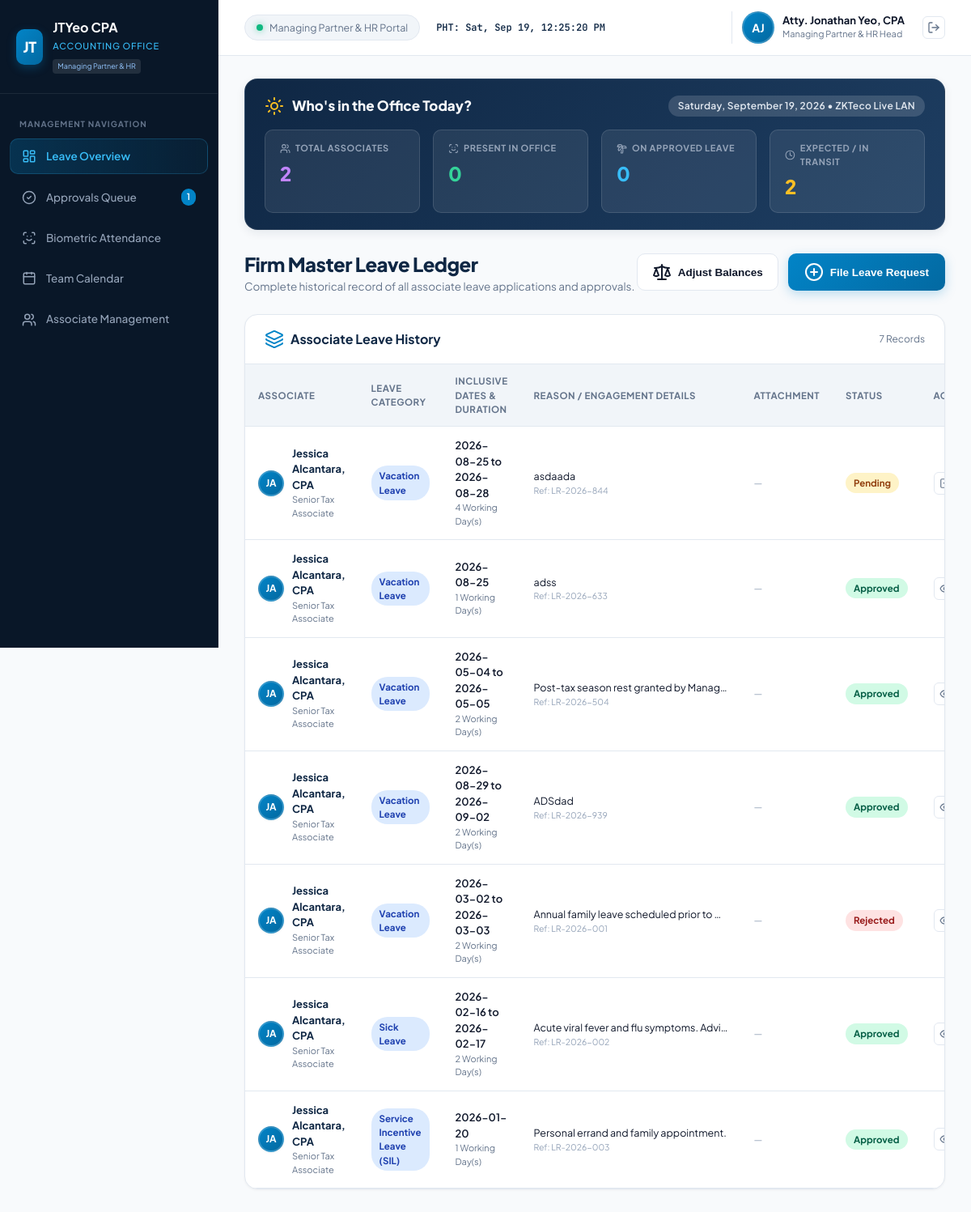
/admin_dashboard.php (signed in), run on the app's committed database.
### tables this page shows
CREATE TABLE users (
            id INTEGER PRIMARY KEY AUTOINCREMENT,
            name TEXT NOT NULL,
            email TEXT UNIQUE NOT NULL,
            password TEXT NOT NULL,
            role TEXT NOT NULL, -- 'staff', 'supervisor', 'admin'
            department TEXT NOT NULL,
            title TEXT NOT NULL,
            avatar_initials TEXT NOT NULL,
            created_at DATETIME DEFAULT CURRENT_TIMESTAMP
        , gender TEXT NOT NULL DEFAULT 'Female', biometric_pin TEXT, face_enrolled INTEGER DEFAULT 1, fingerprint_enrolled INTEGER DEFAULT 1, avatar_path TEXT);

CREATE TABLE leave_requests (
            id INTEGER PRIMARY KEY AUTOINCREMENT,
            ref_no TEXT UNIQUE NOT NULL,
            user_id INTEGER NOT NULL,
            leave_type TEXT NOT NULL, -- 'SIL', 'VL', 'SL', 'SoloParent', 'MagnaCarta', 'VAWC', 'Emergency'
            leave_type_label TEXT NOT NULL,
            start_date DATE NOT NULL,
            end_date DATE NOT NULL,
            days_count REAL NOT NULL,
            duration_mode TEXT DEFAULT 'full',
            reason TEXT NOT NULL,
            attachment_path TEXT,
            status TEXT DEFAULT 'Pending', -- 'Pending', 'Approved', 'Rejected'
            approver_name TEXT,
            rejection_reason TEXT,
            created_at DATETIME DEFAULT CURRENT_TIMESTAMP,
            decided_at DATETIME,
            FOREIGN KEY (user_id) REFERENCES users(id) ON DELETE CASCADE
        );

### auth.php (called while the page is built, shortened)
<?php
require_once __DIR__ . '/config/db.php';
function getCurrentUser() {
    global $pdo;
    $stmt = $pdo->prepare("
        SELECT u.*, b.vl_balance, b.sl_balance, b.emergency_balance, b.bereavement_balance,
               b.solo_parent_balance, b.maternity_balance, b.paternity_balance, b.special_women_balance
        FROM users u
        LEFT JOIN leave_balances b ON u.id = b.user_id
        WHERE u.id = ?
    ");
    $stmt->execute([$_SESSION['user_id']]);
    $user = $stmt->fetch();
    return $user;
}
function requireLogin() {
    $user = getCurrentUser();
    return $user;
}

### admin_dashboard.php (the view, shortened to what this page needs)
<?php
require_once __DIR__ . '/auth.php';
$user = requireLogin();
$approvalsStmt = $pdo->query("
    SELECT r.*, u.name as employee_name, u.title, u.avatar_path, u.avatar_initials, u.gender
    FROM leave_requests r
    JOIN users u ON r.user_id = u.id
    WHERE r.status = 'Pending'
    ORDER BY r.created_at ASC
");
$pendingApprovals = $approvalsStmt->fetchAll();
$pendingCount = count($pendingApprovals);
$leaveReqStmt = $pdo->query("
    SELECT r.*, u.name as employee_name, u.title, u.avatar_path, u.avatar_initials
    FROM leave_requests r
    JOIN users u ON r.user_id = u.id
    ORDER BY r.created_at DESC
");
$leaveRequests = $leaveReqStmt->fetchAll();
$today = date('Y-m-d');
$activeLeavesStmt = $pdo->prepare("
    SELECT r.*, u.name as employee_name, u.title, u.avatar_path, u.avatar_initials
    FROM leave_requests r
    JOIN users u ON r.user_id = u.id
    WHERE r.status = 'Approved' AND ? BETWEEN r.start_date AND r.end_date
    ORDER BY r.start_date ASC
");
$activeLeavesStmt->execute([$today]);
$activeLeaves = $activeLeavesStmt->fetchAll();
$allUsersStmt = $pdo->query("
    SELECT u.*,
           COALESCE(b.vl_balance, 12.0) as vl_balance,
           COALESCE(b.sl_balance, 10.0) as sl_balance,
           COALESCE(b.emergency_balance, 5.0) as emergency_balance,
           COALESCE(b.bereavement_balance, 3.0) as bereavement_balance,
           COALESCE(b.solo_parent_balance, 7.0) as solo_parent_balance,
           COALESCE(b.maternity_balance, 105.0) as maternity_balance,
           COALESCE(b.paternity_balance, 7.0) as paternity_balance,
           COALESCE(b.special_women_balance, 60.0) as special_women_balance
    FROM users u
    LEFT JOIN leave_balances b ON u.id = b.user_id
    ORDER BY u.id ASC
");
$allUsers = $allUsersStmt->fetchAll();
$todayBioStmt = $pdo->prepare("SELECT DISTINCT user_id FROM biometric_logs WHERE log_date = ? AND time_in IS NOT NULL");
$todayBioStmt->execute([$today]);
$punchedUserIds = $todayBioStmt->fetchAll(PDO::FETCH_COLUMN);
$activeLeaveUserIds = array_column($activeLeaves, 'user_id');
$presentUserIds = array_diff($punchedUserIds, $activeLeaveUserIds);
$totalStaff = count($allUsers);
$presentCount = min(count($presentUserIds), $totalStaff);
$onLeaveCount = count($activeLeaves);
$expectedCount = max(0, $totalStaff - $presentCount - $onLeaveCount);
?>
<!DOCTYPE html>
<html lang="en">
<head>
  <link rel="stylesheet" href="style.css">
  <link href="https://cdn.jsdelivr.net/npm/fullcalendar@5.11.3/main.min.css" rel="stylesheet">
</head>
<body>
  <div class="app-container">
    <aside class="sidebar no-print">
      <div class="brand-section">
        <div class="brand-logo">JT</div>
        <div class="brand-info">
          <h2>JTYeo CPA</h2>
          <span>Accounting Office</span>
          <div class="firm-badge">Managing Partner & HR</div>
        </div>
      </div>
      <nav class="sidebar-nav">
        <div class="nav-category">Management Navigation</div>
        <a class="nav-item active" data-tab="overview" onclick="switchTab('overview')">
          <i data-lucide="layout-dashboard"></i>
          <span>Leave Overview</span>
        </a>
        <a class="nav-item" data-tab="approvals" onclick="switchTab('approvals')">
          <i data-lucide="check-circle-2"></i>
          <span>Approvals Queue</span>
          <?php if ($pendingCount > 0): ?>
            <span class="nav-badge" id="pendingApprovalsBadge"><?= $pendingCount ?></span>
          <?php endif; ?>
        </a>
        <a class="nav-item" data-tab="biometrics" onclick="switchTab('biometrics'); loadDtrLogs();">
          <i data-lucide="scan-face"></i>
          <span>Biometric Attendance</span>
        </a>
        <a class="nav-item" data-tab="calendar" onclick="switchTab('calendar'); initCalendar();">
          <i data-lucide="calendar"></i>
          <span>Team Calendar</span>
        </a>
        <a class="nav-item" data-tab="users" onclick="switchTab('users')">
          <i data-lucide="users"></i>
          <span>Associate Management</span>
        </a>
      </nav>
    </aside>
    <main class="main-wrapper">
      <header class="top-header no-print">
        <div class="header-left">
          <div class="firm-status">
            <span class="status-dot"></span>
            <span>Managing Partner & HR Portal</span>
          </div>
          <div class="ph-time" id="liveClock">PHT: Loading...</div>
        </div>
        <div class="header-right">
          <div class="user-profile" onclick="openModal('profileModal')" style="cursor:pointer;" title="Click to view/edit profile and change password">
            <div class="avatar">
              <?php if (!empty($user['avatar_path'])): ?>
                <img src="<?= htmlspecialchars($user['avatar_path']) ?>" alt="Avatar">
              <?php else: ?>
                <?= htmlspecialchars($user['avatar_initials']) ?>
              <?php endif; ?>
            </div>
            <div class="profile-meta">
              <div class="user-name"><?= htmlspecialchars($user['name']) ?></div>
              <div class="user-role"><?= htmlspecialchars($user['title']) ?></div>
            </div>
          </div>
          <a href="logout.php" class="btn-icon" title="Sign Out" style="margin-left: 6px; color: var(--text-muted);">
            <i data-lucide="log-out" style="width: 16px; height: 16px;"></i>
          </a>
        </div>
      </header>
      <div class="content-area">
        <div id="tab-overview" class="tab-pane">
          <div class="morning-executive-banner">
            <div class="morning-header">
              <h3><i data-lucide="sun" style="color:#fbbf24;"></i> Who's in the Office Today?</h3>
              <div class="morning-date-badge"><?= date('l, F j, Y') ?> &bull; ZKTeco Live LAN</div>
            </div>
            <div class="morning-stats-grid">
              <div class="morning-stat-box">
                <div class="morning-stat-label"><i data-lucide="users" style="width:13px;height:13px;"></i> Total Associates</div>
                <div class="morning-stat-num purple"><?= $totalStaff ?></div>
              </div>
              <div class="morning-stat-box">
                <div class="morning-stat-label"><i data-lucide="scan-face" style="width:13px;height:13px;"></i> Present in Office</div>
                <div class="morning-stat-num green"><?= $presentCount ?></div>
              </div>
              <div class="morning-stat-box">
                <div class="morning-stat-label"><i data-lucide="palmtree" style="width:13px;height:13px;"></i> On Approved Leave</div>
                <div class="morning-stat-num blue"><?= $onLeaveCount ?></div>
              </div>
              <div class="morning-stat-box">
                <div class="morning-stat-label"><i data-lucide="clock" style="width:13px;height:13px;"></i> Expected / In Transit</div>
                <div class="morning-stat-num amber"><?= $expectedCount ?></div>
              </div>
            </div>
          </div>
          <div class="page-header">
            <div class="page-title">
              <h1>Firm Master Leave Ledger</h1>
              <p>Complete historical record of all associate leave applications and approvals.</p>
            </div>
            <div class="header-actions">
              <button class="btn-secondary" onclick="openAdjustmentModal()">
                <i data-lucide="scale"></i>
                <span>Adjust Balances</span>
              </button>
              <button class="btn-primary" onclick="openModal('applyModal')">
                <i data-lucide="plus-circle"></i>
                <span>File Leave Request</span>
              </button>
            </div>
          </div>
          <div class="dashboard-card">
            <div class="card-head">
              <h3><i data-lucide="layers" style="color:var(--accent);"></i> Associate Leave History</h3>
              <span style="font-size:12px; color:var(--text-muted);"><?= count($leaveRequests) ?> Records</span>
            </div>
            <div class="table-responsive">
              <table class="custom-table">
                <thead>
                  <tr>
                    <th>Associate</th>
                    <th>Leave Category</th>
                    <th>Inclusive Dates & Duration</th>
                    <th>Reason / Engagement Details</th>
                    <th>Attachment</th>
                    <th>Status</th>
                    <th>Actions</th>
                  </tr>
                </thead>
                <tbody>
                  <?php if (empty($leaveRequests)): ?>
                    <tr><td colspan="7" style="text-align:center; padding:32px; color:var(--text-muted);">No leave applications recorded in database.</td></tr>
                  <?php else: ?>
                    <?php foreach ($leaveRequests as $req): ?>
                      <tr>
                        <td>
                          <div style="display:flex; align-items:center; gap:10px;">
                            <div class="avatar sm">
                              <?php if (!empty($req['avatar_path'])): ?>
                                <img src="<?= htmlspecialchars($req['avatar_path']) ?>" alt="">
                              <?php else: ?>
                                <?= htmlspecialchars($req['avatar_initials']) ?>
                              <?php endif; ?>
                            </div>
                            <div>
                              <div style="font-weight:700; color:var(--primary);"><?= htmlspecialchars($req['employee_name']) ?></div>
                              <div style="font-size:11px; color:var(--text-muted);"><?= htmlspecialchars($req['title']) ?></div>
                            </div>
                          </div>
                        </td>
                        <td><span class="badge badge-vl"><?= htmlspecialchars($req['leave_type_label']) ?></span></td>
                        <td>
                          <div style="font-weight:600;"><?= $req['start_date'] ?> <?= $req['start_date'] !== $req['end_date'] ? 'to ' . $req['end_date'] : '' ?></div>
                          <div style="font-size:11px; color:var(--text-muted);"><?= $req['days_count'] ?> Working Day(s)</div>
                        </td>
                        <td>
                          <div style="font-size:12.5px; max-width:240px; white-space:nowrap; overflow:hidden; text-overflow:ellipsis;" title="<?= htmlspecialchars($req['reason']) ?>">
                            <?= htmlspecialchars($req['reason']) ?>
                          </div>
                          <div style="font-size:10.5px; color:var(--text-light);">Ref: <?= $req['ref_no'] ?></div>
                        </td>
                        <td>
                          <?php if (!empty($req['attachment_path'])): ?>
                            <a href="<?= htmlspecialchars($req['attachment_path']) ?>" target="_blank" class="btn-icon" title="View Medical Certificate / Document" style="color:var(--accent);">
                              <i data-lucide="paperclip" style="width:14px;height:14px;"></i>
                            </a>
                          <?php else: ?>
                            <span style="color:var(--text-light); font-size:12px;">—</span>
                          <?php endif; ?>
                        </td>
                        <td>
                          <?php
                            $statusBadge = 'badge-pending';
                            if ($req['status'] === 'Approved') $statusBadge = 'badge-approved';
                            if ($req['status'] === 'Rejected') $statusBadge = 'badge-rejected';
                          ?>
                          <span class="badge <?= $statusBadge ?>"><?= $req['status'] ?></span>
                        </td>
                        <td>
                          <div style="display:flex; gap:6px;">
                            <?php if ($req['status'] === 'Pending'): ?>
                              <button class="btn-icon approve" title="Review & Decide" onclick="openDecisionModal('<?= $req['ref_no'] ?>', '<?= addslashes($req['employee_name']) ?>', '<?= addslashes($req['leave_type_label']) ?>', '<?= $req['days_count'] ?>')">
                                <i data-lucide="check-square" style="width:14px;height:14px;"></i>
                              </button>
                            <?php endif; ?>
                            <button class="btn-icon" title="View Full Details" onclick="viewDetailsModal('<?= $req['ref_no'] ?>', '<?= addslashes($req['employee_name']) ?>', '<?= addslashes($req['title']) ?>', '<?= addslashes($req['leave_type_label']) ?>', '<?= $req['days_count'] ?>', '<?= $req['start_date'] ?>', '<?= $req['end_date'] ?>', '<?= addslashes($req['reason']) ?>', '<?= $req['status'] ?>', '<?= addslashes($req['approver_name'] ?? 'Pending') ?>', '<?= addslashes($req['rejection_reason'] ?? '') ?>', '<?= addslashes($req['attachment_path'] ?? '') ?>')">
                              <i data-lucide="eye" style="width:14px;height:14px;"></i>
                            </button>
                          </div>
                        </td>
                      </tr>
                    <?php endforeach; ?>
                  <?php endif; ?>
                </tbody>
              </table>
            </div>
          </div>
        </div>
      </div>
    </main>
  </div>
</body>
</html>

### data on the page
users: avatar_initials "AJ", name "Atty. Jonathan Yeo, CPA", title "Managing Partner & HR Head"
leave_requests: user.avatar_initials "JA", user.name "Jessica Alcantara, CPA", user.title "Senior Tax Associate", leave_type_label "Vacation Leave", start_date "2026-08-25", end_date "2026-08-28", days_count "4", reason "asdaada", ref_no "LR-2026-844", status "Pending"
leave_requests: user.avatar_initials "JA", user.name "Jessica Alcantara, CPA", user.title "Senior Tax Associate", leave_type_label "Vacation Leave", start_date "2026-08-25", days_count "1", reason "adss", ref_no "LR-2026-633", status "Approved"
leave_requests: user.avatar_initials "JA", user.name "Jessica Alcantara, CPA", user.title "Senior Tax Associate", leave_type_label "Vacation Leave", start_date "2026-05-04", end_date "2026-05-05", days_count "2", reason "Post-tax season rest granted by Manag…", ref_no "LR-2026-504", status "Approved"
leave_requests: user.avatar_initials "JA", user.name "Jessica Alcantara, CPA", user.title "Senior Tax Associate", leave_type_label "Vacation Leave", start_date "2026-08-29", end_date "2026-09-02", days_count "2", reason "ADSdad", ref_no "LR-2026-939", status "Approved"
leave_requests: user.avatar_initials "JA", user.name "Jessica Alcantara, CPA", user.title "Senior Tax Associate", leave_type_label "Vacation Leave", start_date "2026-03-02", end_date "2026-03-03", days_count "2", reason "Annual family leave scheduled prior to…", ref_no "LR-2026-001", status "Rejected"
leave_requests: user.avatar_initials "JA", user.name "Jessica Alcantara, CPA", user.title "Senior Tax Associate", leave_type_label "Sick Leave", start_date "2026-02-16", end_date "2026-02-17", days_count "2", reason "Acute viral fever and flu symptoms. Advi…", ref_no "LR-2026-002", status "Approved"
leave_requests: user.avatar_initials "JA", user.name "Jessica Alcantara, CPA", user.title "Senior Tax Associate", leave_type_label "Service Incentive Leave (SIL)", start_date "2026-01-20", days_count "1", reason "Personal errand and family appointment.", ref_no "LR-2026-003", status "Approved"

### other printed values
$pendingCount "1"
$totalStaff "2"
$presentCount "0"
$onLeaveCount "0"
$expectedCount "2"
count($leaveRequests) "7"
